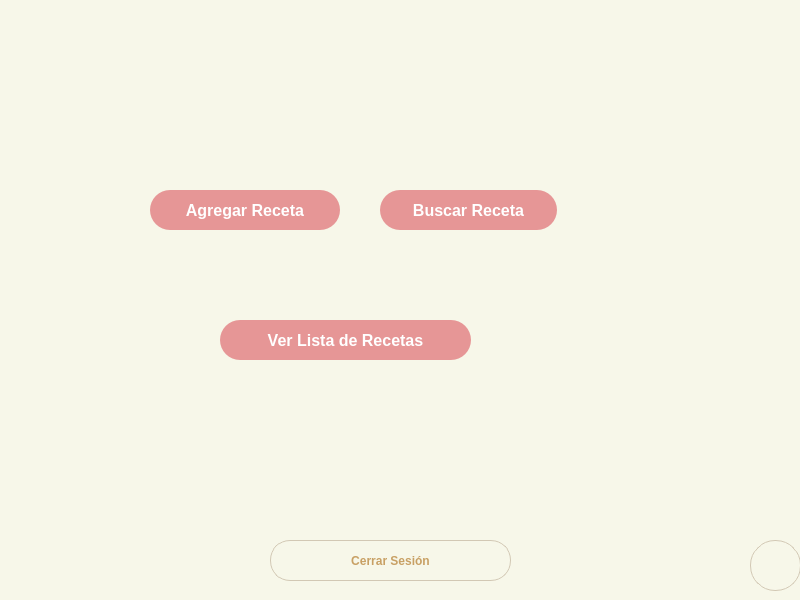
<?xml version="1.0" encoding="UTF-8"?>
<ui version="4.0">
 <class>MainWindow</class>
 <widget class="QMainWindow" name="MainWindow">
  <property name="geometry">
   <rect>
    <x>0</x>
    <y>0</y>
    <width>800</width>
    <height>600</height>
   </rect>
  </property>
  <property name="palette">
   <palette>
    <active>
     <colorrole role="WindowText">
      <brush brushstyle="SolidPattern">
       <color alpha="255">
        <red>0</red>
        <green>0</green>
        <blue>0</blue>
       </color>
      </brush>
     </colorrole>
     <colorrole role="Button">
      <brush brushstyle="SolidPattern">
       <color alpha="255">
        <red>240</red>
        <green>255</green>
        <blue>253</blue>
       </color>
      </brush>
     </colorrole>
     <colorrole role="Light">
      <brush brushstyle="SolidPattern">
       <color alpha="255">
        <red>255</red>
        <green>255</green>
        <blue>255</blue>
       </color>
      </brush>
     </colorrole>
     <colorrole role="Midlight">
      <brush brushstyle="SolidPattern">
       <color alpha="255">
        <red>247</red>
        <green>255</green>
        <blue>254</blue>
       </color>
      </brush>
     </colorrole>
     <colorrole role="Dark">
      <brush brushstyle="SolidPattern">
       <color alpha="255">
        <red>120</red>
        <green>127</green>
        <blue>126</blue>
       </color>
      </brush>
     </colorrole>
     <colorrole role="Mid">
      <brush brushstyle="SolidPattern">
       <color alpha="255">
        <red>160</red>
        <green>170</green>
        <blue>169</blue>
       </color>
      </brush>
     </colorrole>
     <colorrole role="Text">
      <brush brushstyle="SolidPattern">
       <color alpha="255">
        <red>0</red>
        <green>0</green>
        <blue>0</blue>
       </color>
      </brush>
     </colorrole>
     <colorrole role="BrightText">
      <brush brushstyle="SolidPattern">
       <color alpha="255">
        <red>255</red>
        <green>255</green>
        <blue>255</blue>
       </color>
      </brush>
     </colorrole>
     <colorrole role="ButtonText">
      <brush brushstyle="SolidPattern">
       <color alpha="255">
        <red>0</red>
        <green>0</green>
        <blue>0</blue>
       </color>
      </brush>
     </colorrole>
     <colorrole role="Base">
      <brush brushstyle="SolidPattern">
       <color alpha="255">
        <red>255</red>
        <green>255</green>
        <blue>255</blue>
       </color>
      </brush>
     </colorrole>
     <colorrole role="Window">
      <brush brushstyle="SolidPattern">
       <color alpha="255">
        <red>240</red>
        <green>255</green>
        <blue>253</blue>
       </color>
      </brush>
     </colorrole>
     <colorrole role="Shadow">
      <brush brushstyle="SolidPattern">
       <color alpha="255">
        <red>0</red>
        <green>0</green>
        <blue>0</blue>
       </color>
      </brush>
     </colorrole>
     <colorrole role="Link">
      <brush brushstyle="SolidPattern">
       <color alpha="255">
        <red>157</red>
        <green>159</green>
        <blue>255</blue>
       </color>
      </brush>
     </colorrole>
     <colorrole role="AlternateBase">
      <brush brushstyle="SolidPattern">
       <color alpha="255">
        <red>247</red>
        <green>255</green>
        <blue>254</blue>
       </color>
      </brush>
     </colorrole>
     <colorrole role="ToolTipBase">
      <brush brushstyle="SolidPattern">
       <color alpha="255">
        <red>255</red>
        <green>255</green>
        <blue>220</blue>
       </color>
      </brush>
     </colorrole>
     <colorrole role="ToolTipText">
      <brush brushstyle="SolidPattern">
       <color alpha="255">
        <red>0</red>
        <green>0</green>
        <blue>0</blue>
       </color>
      </brush>
     </colorrole>
    </active>
    <inactive>
     <colorrole role="WindowText">
      <brush brushstyle="SolidPattern">
       <color alpha="255">
        <red>0</red>
        <green>0</green>
        <blue>0</blue>
       </color>
      </brush>
     </colorrole>
     <colorrole role="Button">
      <brush brushstyle="SolidPattern">
       <color alpha="255">
        <red>240</red>
        <green>255</green>
        <blue>253</blue>
       </color>
      </brush>
     </colorrole>
     <colorrole role="Light">
      <brush brushstyle="SolidPattern">
       <color alpha="255">
        <red>255</red>
        <green>255</green>
        <blue>255</blue>
       </color>
      </brush>
     </colorrole>
     <colorrole role="Midlight">
      <brush brushstyle="SolidPattern">
       <color alpha="255">
        <red>247</red>
        <green>255</green>
        <blue>254</blue>
       </color>
      </brush>
     </colorrole>
     <colorrole role="Dark">
      <brush brushstyle="SolidPattern">
       <color alpha="255">
        <red>120</red>
        <green>127</green>
        <blue>126</blue>
       </color>
      </brush>
     </colorrole>
     <colorrole role="Mid">
      <brush brushstyle="SolidPattern">
       <color alpha="255">
        <red>160</red>
        <green>170</green>
        <blue>169</blue>
       </color>
      </brush>
     </colorrole>
     <colorrole role="Text">
      <brush brushstyle="SolidPattern">
       <color alpha="255">
        <red>0</red>
        <green>0</green>
        <blue>0</blue>
       </color>
      </brush>
     </colorrole>
     <colorrole role="BrightText">
      <brush brushstyle="SolidPattern">
       <color alpha="255">
        <red>255</red>
        <green>255</green>
        <blue>255</blue>
       </color>
      </brush>
     </colorrole>
     <colorrole role="ButtonText">
      <brush brushstyle="SolidPattern">
       <color alpha="255">
        <red>0</red>
        <green>0</green>
        <blue>0</blue>
       </color>
      </brush>
     </colorrole>
     <colorrole role="Base">
      <brush brushstyle="SolidPattern">
       <color alpha="255">
        <red>255</red>
        <green>255</green>
        <blue>255</blue>
       </color>
      </brush>
     </colorrole>
     <colorrole role="Window">
      <brush brushstyle="SolidPattern">
       <color alpha="255">
        <red>240</red>
        <green>255</green>
        <blue>253</blue>
       </color>
      </brush>
     </colorrole>
     <colorrole role="Shadow">
      <brush brushstyle="SolidPattern">
       <color alpha="255">
        <red>0</red>
        <green>0</green>
        <blue>0</blue>
       </color>
      </brush>
     </colorrole>
     <colorrole role="Link">
      <brush brushstyle="SolidPattern">
       <color alpha="255">
        <red>157</red>
        <green>159</green>
        <blue>255</blue>
       </color>
      </brush>
     </colorrole>
     <colorrole role="AlternateBase">
      <brush brushstyle="SolidPattern">
       <color alpha="255">
        <red>247</red>
        <green>255</green>
        <blue>254</blue>
       </color>
      </brush>
     </colorrole>
     <colorrole role="ToolTipBase">
      <brush brushstyle="SolidPattern">
       <color alpha="255">
        <red>255</red>
        <green>255</green>
        <blue>220</blue>
       </color>
      </brush>
     </colorrole>
     <colorrole role="ToolTipText">
      <brush brushstyle="SolidPattern">
       <color alpha="255">
        <red>0</red>
        <green>0</green>
        <blue>0</blue>
       </color>
      </brush>
     </colorrole>
    </inactive>
    <disabled>
     <colorrole role="WindowText">
      <brush brushstyle="SolidPattern">
       <color alpha="255">
        <red>120</red>
        <green>127</green>
        <blue>126</blue>
       </color>
      </brush>
     </colorrole>
     <colorrole role="Button">
      <brush brushstyle="SolidPattern">
       <color alpha="255">
        <red>240</red>
        <green>255</green>
        <blue>253</blue>
       </color>
      </brush>
     </colorrole>
     <colorrole role="Light">
      <brush brushstyle="SolidPattern">
       <color alpha="255">
        <red>255</red>
        <green>255</green>
        <blue>255</blue>
       </color>
      </brush>
     </colorrole>
     <colorrole role="Midlight">
      <brush brushstyle="SolidPattern">
       <color alpha="255">
        <red>247</red>
        <green>255</green>
        <blue>254</blue>
       </color>
      </brush>
     </colorrole>
     <colorrole role="Dark">
      <brush brushstyle="SolidPattern">
       <color alpha="255">
        <red>120</red>
        <green>127</green>
        <blue>126</blue>
       </color>
      </brush>
     </colorrole>
     <colorrole role="Mid">
      <brush brushstyle="SolidPattern">
       <color alpha="255">
        <red>160</red>
        <green>170</green>
        <blue>169</blue>
       </color>
      </brush>
     </colorrole>
     <colorrole role="Text">
      <brush brushstyle="SolidPattern">
       <color alpha="255">
        <red>120</red>
        <green>127</green>
        <blue>126</blue>
       </color>
      </brush>
     </colorrole>
     <colorrole role="BrightText">
      <brush brushstyle="SolidPattern">
       <color alpha="255">
        <red>255</red>
        <green>255</green>
        <blue>255</blue>
       </color>
      </brush>
     </colorrole>
     <colorrole role="ButtonText">
      <brush brushstyle="SolidPattern">
       <color alpha="255">
        <red>120</red>
        <green>127</green>
        <blue>126</blue>
       </color>
      </brush>
     </colorrole>
     <colorrole role="Base">
      <brush brushstyle="SolidPattern">
       <color alpha="255">
        <red>240</red>
        <green>255</green>
        <blue>253</blue>
       </color>
      </brush>
     </colorrole>
     <colorrole role="Window">
      <brush brushstyle="SolidPattern">
       <color alpha="255">
        <red>240</red>
        <green>255</green>
        <blue>253</blue>
       </color>
      </brush>
     </colorrole>
     <colorrole role="Shadow">
      <brush brushstyle="SolidPattern">
       <color alpha="255">
        <red>0</red>
        <green>0</green>
        <blue>0</blue>
       </color>
      </brush>
     </colorrole>
     <colorrole role="Link">
      <brush brushstyle="SolidPattern">
       <color alpha="255">
        <red>157</red>
        <green>159</green>
        <blue>255</blue>
       </color>
      </brush>
     </colorrole>
     <colorrole role="AlternateBase">
      <brush brushstyle="SolidPattern">
       <color alpha="255">
        <red>240</red>
        <green>255</green>
        <blue>253</blue>
       </color>
      </brush>
     </colorrole>
     <colorrole role="ToolTipBase">
      <brush brushstyle="SolidPattern">
       <color alpha="255">
        <red>255</red>
        <green>255</green>
        <blue>220</blue>
       </color>
      </brush>
     </colorrole>
     <colorrole role="ToolTipText">
      <brush brushstyle="SolidPattern">
       <color alpha="255">
        <red>0</red>
        <green>0</green>
        <blue>0</blue>
       </color>
      </brush>
     </colorrole>
    </disabled>
   </palette>
  </property>
  <property name="windowTitle">
   <string>MainWindow</string>
  </property>
  <widget class="QWidget" name="centralwidget">
   <layout class="QVBoxLayout" name="verticalLayout">
    <property name="leftMargin">
     <number>0</number>
    </property>
    <property name="topMargin">
     <number>0</number>
    </property>
    <property name="rightMargin">
     <number>0</number>
    </property>
    <property name="bottomMargin">
     <number>0</number>
    </property>
    <item>
     <widget class="QFrame" name="frame">
      <property name="styleSheet">
       <string notr="true">QWidget {
	background-color: rgb(247, 247, 233)
    background-image: url(:/imagenes/fondo.png);
    background-repeat: no-repeat;
    background-position: center;
    background-attachment: fixed;
    background-size: cover;
}</string>
      </property>
      <property name="frameShape">
       <enum>QFrame::NoFrame</enum>
      </property>
      <layout class="QVBoxLayout" name="verticalLayout_2" stretch="1,8,1">
       <property name="spacing">
        <number>0</number>
       </property>
       <property name="leftMargin">
        <number>0</number>
       </property>
       <property name="topMargin">
        <number>0</number>
       </property>
       <property name="rightMargin">
        <number>0</number>
       </property>
       <property name="bottomMargin">
        <number>0</number>
       </property>
       <item>
        <widget class="QFrame" name="frame_botones">
         <property name="styleSheet">
          <string notr="true">QFrame{
background-color: rgb(247, 247, 233) ;
}
QPushButton{
background-color:#000000ff;
border-radius:25px;
}
QPushButton:hover{
background-color:rgb(230, 225, 210);
border-radius:25px;
}
</string>
         </property>
         <property name="frameShape">
          <enum>QFrame::NoFrame</enum>
         </property>
         <widget class="QPushButton" name="botonSalir">
          <property name="geometry">
           <rect>
            <x>740</x>
            <y>10</y>
            <width>51</width>
            <height>51</height>
           </rect>
          </property>
          <property name="minimumSize">
           <size>
            <width>40</width>
            <height>40</height>
           </size>
          </property>
          <property name="text">
           <string/>
          </property>
          <property name="icon">
           <iconset>
            <normaloff>icono-salir.png</normaloff>icono-salir.png</iconset>
          </property>
         </widget>
         <widget class="QPushButton" name="botonRegresar">
          <property name="geometry">
           <rect>
            <x>680</x>
            <y>10</y>
            <width>51</width>
            <height>51</height>
           </rect>
          </property>
          <property name="minimumSize">
           <size>
            <width>40</width>
            <height>40</height>
           </size>
          </property>
          <property name="text">
           <string/>
          </property>
          <property name="icon">
           <iconset>
            <normaloff>icono-atras.png</normaloff>icono-atras.png</iconset>
          </property>
          <property name="iconSize">
           <size>
            <width>30</width>
            <height>30</height>
           </size>
          </property>
         </widget>
        </widget>
       </item>
       <item>
        <widget class="QFrame" name="frame_buscar">
         <property name="styleSheet">
          <string notr="true">QFrame {
    background-color: rgb(247, 247, 233);
}
QPushButton {
    background-color: rgb(230, 150, 150);   
    color: rgb(255, 255, 255);              
    border-radius: 20px;
    padding: 8px 16px;
    font-weight: bold;
    border: none;
    box-shadow: 0px 2px 6px rgba(0, 0, 0, 0.15);
}

QPushButton:hover {
    background-color: rgb(240, 130, 130);
}

QPushButton:pressed {
    background-color: rgb(220, 120, 120);
}</string>
         </property>
         <property name="frameShape">
          <enum>QFrame::NoFrame</enum>
         </property>
         <widget class="QPushButton" name="botonBuscar">
          <property name="geometry">
           <rect>
            <x>380</x>
            <y>130</y>
            <width>177</width>
            <height>40</height>
           </rect>
          </property>
          <property name="font">
           <font>
            <pointsize>12</pointsize>
            <weight>75</weight>
            <bold>true</bold>
           </font>
          </property>
          <property name="styleSheet">
           <string notr="true">QPushButton {
    background-color: rgb(230, 150, 150);   
    color: rgb(255, 255, 255);              
    border-radius: 20px;
    padding: 8px 16px;
    font-weight: bold;
    border: none;
    box-shadow: 0px 2px 6px rgba(0, 0, 0, 0.15);
}

QPushButton:hover {
    background-color: rgb(240, 130, 130);
}

QPushButton:pressed {
    background-color: rgb(220, 120, 120);
}
</string>
          </property>
          <property name="text">
           <string>Buscar Receta</string>
          </property>
         </widget>
         <widget class="QPushButton" name="botonVer">
          <property name="geometry">
           <rect>
            <x>220</x>
            <y>260</y>
            <width>251</width>
            <height>40</height>
           </rect>
          </property>
          <property name="font">
           <font>
            <pointsize>12</pointsize>
            <weight>75</weight>
            <bold>true</bold>
           </font>
          </property>
          <property name="styleSheet">
           <string notr="true">QPushButton {
    background-color: rgb(230, 150, 150);   
    color: rgb(255, 255, 255);              
    border-radius: 20px;
    padding: 8px 16px;
    font-weight: bold;
    border: none;
    box-shadow: 0px 2px 6px rgba(0, 0, 0, 0.15);
}

QPushButton:hover {
    background-color: rgb(240, 130, 130);
}

QPushButton:pressed {
    background-color: rgb(220, 120, 120);
}
</string>
          </property>
          <property name="text">
           <string>Ver Lista de Recetas</string>
          </property>
         </widget>
         <widget class="QPushButton" name="botonAgregar">
          <property name="geometry">
           <rect>
            <x>150</x>
            <y>130</y>
            <width>190</width>
            <height>40</height>
           </rect>
          </property>
          <property name="font">
           <font>
            <pointsize>12</pointsize>
            <weight>75</weight>
            <bold>true</bold>
           </font>
          </property>
          <property name="styleSheet">
           <string notr="true">QPushButton {
    background-color: rgb(230, 150, 150);   
    color: rgb(255, 255, 255);              
    border-radius: 20px;
    padding: 8px 16px;
    font-weight: bold;
    border: none;
    box-shadow: 0px 2px 6px rgba(0, 0, 0, 0.15);
}

QPushButton:hover {
    background-color: rgb(240, 130, 130);
}

QPushButton:pressed {
    background-color: rgb(220, 120, 120);
}
</string>
          </property>
          <property name="text">
           <string>Agregar Receta</string>
          </property>
         </widget>
        </widget>
       </item>
       <item>
        <widget class="QFrame" name="frame_otros">
         <property name="font">
          <font>
           <underline>false</underline>
          </font>
         </property>
         <property name="styleSheet">
          <string notr="true">QFrame {
    background-color: rgb(247, 247, 233);
}
QPushButton {
    background-color: rgb(247, 247, 233);  
    color: rgb(200, 160, 100);                 
    border-radius: 20px;
    padding: 8px 16px;
    font-weight: bold;
    border: 1px solid rgb(210, 200, 180);  
}

QPushButton:hover {
    background-color: rgb(240, 235, 220);  
	color: rgb(230, 225, 210);
}

QPushButton:pressed {
    background-color: rgb(220, 215, 200);  
}</string>
         </property>
         <property name="frameShape">
          <enum>QFrame::NoFrame</enum>
         </property>
         <widget class="QPushButton" name="botonCerrarS">
          <property name="geometry">
           <rect>
            <x>270</x>
            <y>0</y>
            <width>241</width>
            <height>41</height>
           </rect>
          </property>
          <property name="font">
           <font>
            <weight>75</weight>
            <bold>true</bold>
           </font>
          </property>
          <property name="styleSheet">
           <string notr="true"/>
          </property>
          <property name="text">
           <string>Cerrar Sesión</string>
          </property>
         </widget>
         <widget class="QPushButton" name="botonInfo">
          <property name="geometry">
           <rect>
            <x>750</x>
            <y>0</y>
            <width>51</width>
            <height>51</height>
           </rect>
          </property>
          <property name="minimumSize">
           <size>
            <width>40</width>
            <height>40</height>
           </size>
          </property>
          <property name="styleSheet">
           <string notr="true">QFrame{
background-color: rgb(247, 247, 233) ;
}
QPushButton{
background-color:#000000ff;
border-radius:25px;
}
QPushButton:hover{
background-color:rgb(230, 225, 210);
border-radius:25px;
}</string>
          </property>
          <property name="text">
           <string/>
          </property>
          <property name="icon">
           <iconset>
            <normaloff>icono-informacion.png</normaloff>icono-informacion.png</iconset>
          </property>
         </widget>
        </widget>
       </item>
      </layout>
     </widget>
    </item>
   </layout>
  </widget>
 </widget>
 <resources/>
 <connections/>
</ui>
